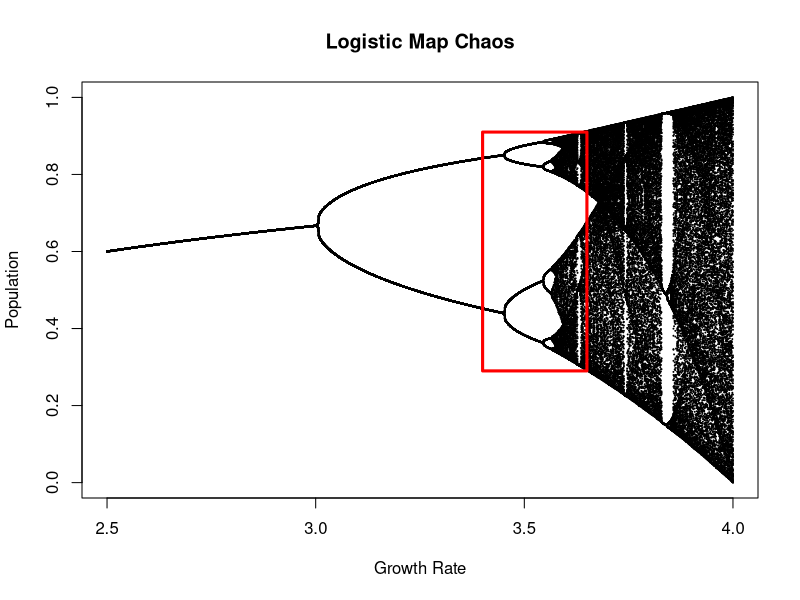
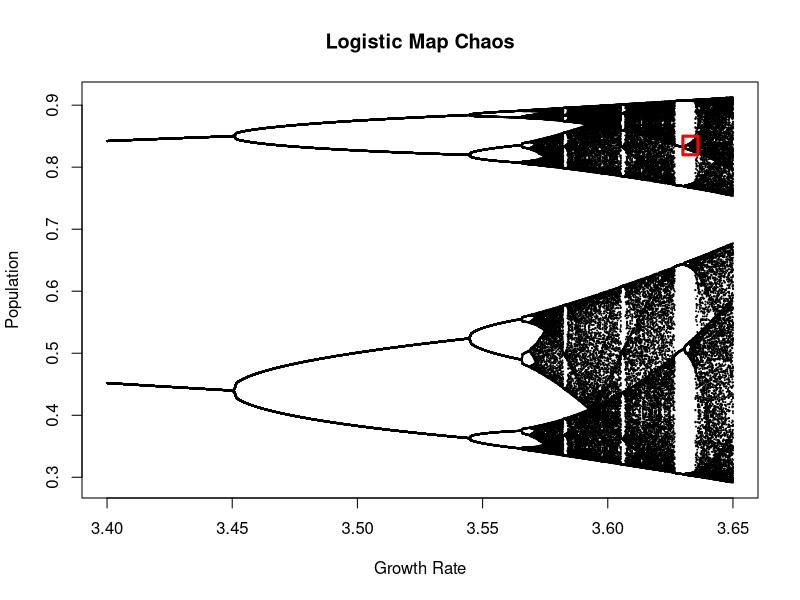
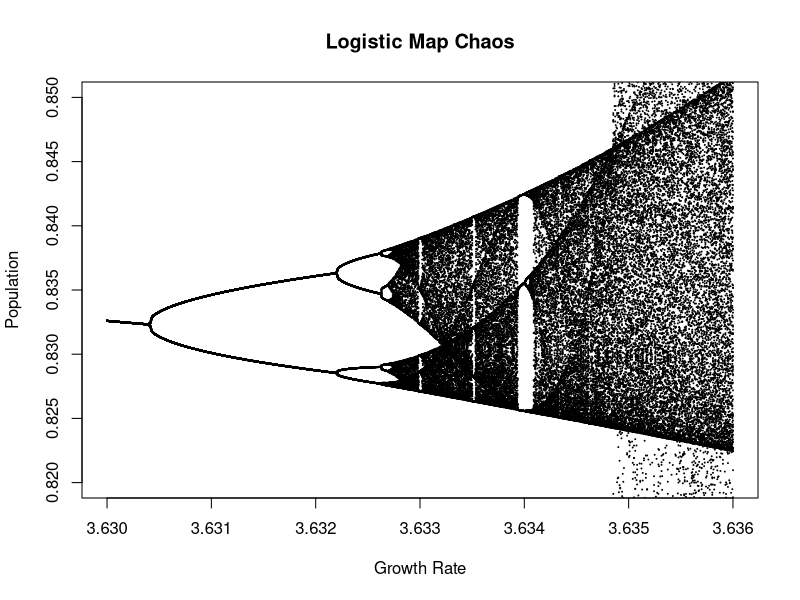

Recreate these plots in R, in order.
## ---- chunk 1
knitr::opts_chunk$set(echo = TRUE)
## ---- chunk 2
logistic = function(x,r) {
    x=r*x*(1-x)
}

# Range of r values for exploration
r0=2.5
r1=4.0
# Number of repeats at each value of r
nrepeat=200

# Random starting point
z=runif(1)
# Iterate to get to a stationary point (if it exists) or on the attractor
for (i in 1:nrepeat) { z=logistic(z,r0) }
# Range of r values
r=seq(r0,r1,length=1000)
# Use nrepeat points at each value of r
x=rep(r,each=nrepeat)
y=0*x
for (i in seq_along(x)) {
    z=logistic(z,x[i])
    y[i]=z
}
plot(x,y,pch=19,cex=0.1,xlab="Growth Rate",ylab="Population",main="Logistic Map Chaos")
polygon(c(3.4,3.65,3.65,3.4),c(0.29,0.29,0.91,0.91),border="red",lwd=3)


## ---- chunk 3
# Range of r values for exploration
r0=3.4
r1=3.65
# Number of repeats at each value of r
nrepeat=200

# Random starting point
z=runif(1)
# Iterate to get to a stationary point (if it exists) or on the attractor
for (i in 1:nrepeat) { z=logistic(z,r0) }
# Range of r values
r=seq(r0,r1,length=1000)
# Use nrepeat points at each value of r
x=rep(r,each=nrepeat)
y=0*x
for (i in seq_along(x)) {
    z=logistic(z,x[i])
    y[i]=z
}
plot(x,y,pch=19,cex=0.1,xlab="Growth Rate",ylab="Population",main="Logistic Map Chaos")
polygon(c(3.63,3.636,3.636,3.63),c(0.82,0.82,0.85,0.85),border="red",lwd=3)


## ---- chunk 4
# Range of r values for exploration
r0=3.63
r1=3.636
# Number of repeats at each value of r
nrepeat=600

# Random starting point
z=runif(1)
# Iterate to get to a stationary point (if it exists) or on the attractor
for (i in 1:nrepeat) { z=logistic(z,r0) }
# Range of r values
r=seq(r0,r1,length=1000)
# Use nrepeat points at each value of r
x=rep(r,each=nrepeat)
y=0*x
for (i in seq_along(x)) {
    z=logistic(z,x[i])
    y[i]=z
}
plot(x,y,pch=19,cex=0.1,
     ylim=c(0.82,0.85),
     xlab="Growth Rate",ylab="Population",main="Logistic Map Chaos")

